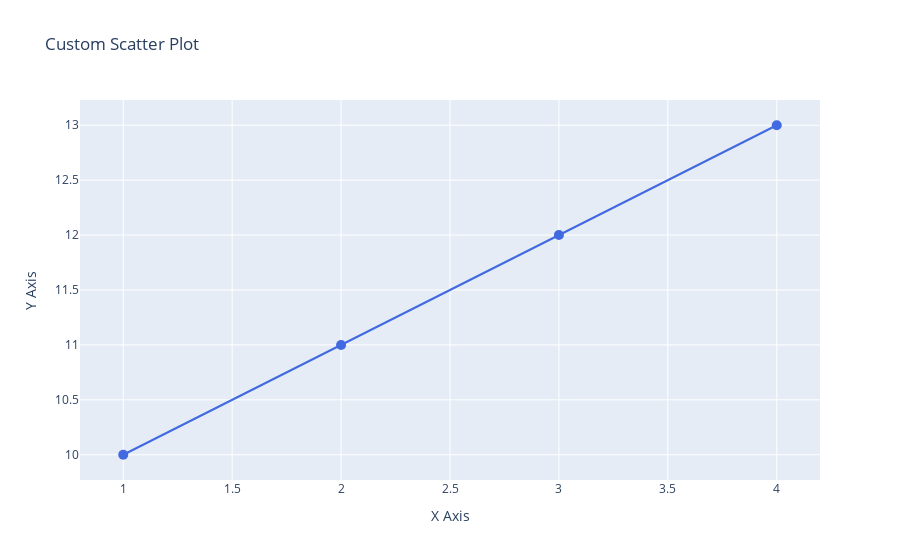

This figure's notebook cell:
### Markdown cell above
## 3️⃣ Customizing with Graph Objects

### Code cell
fig = go.Figure()

fig.add_trace(go.Scatter(
    x=[1, 2, 3, 4],
    y=[10, 11, 12, 13],
    mode='markers+lines',
    name='Line+Marker',
    marker=dict(size=10, color='royalblue')
))

fig.update_layout(
    title="Custom Scatter Plot",
    xaxis_title="X Axis",
    yaxis_title="Y Axis"
)

fig.show()

### Figure 1 — Plotly figure (JSON) as saved in the notebook; plotly's stock layout.template omitted (floating-point values rounded to 4 significant figures)
{"data": [{"marker": {"color": "royalblue", "size": 10}, "mode": "markers+lines", "name": "Line+Marker", "type": "scatter", "x": [1, 2, 3, 4], "y": [10, 11, 12, 13]}], "layout": {"title": {"text": "Custom Scatter Plot"}, "xaxis": {"title": {"text": "X Axis"}}, "yaxis": {"title": {"text": "Y Axis"}}}}
